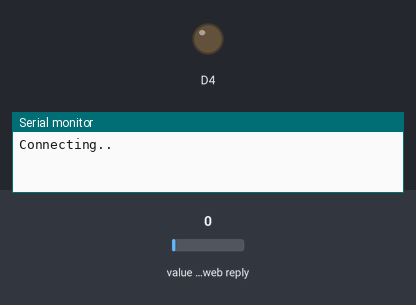
Bench run of a sketch on a simulated ESP8266 (NodeMCU). Parts: output pins drawn as LEDs (lit = HIGH), the last lines printed to the serial monitor. Inputs (shaded band) come from the test bench; at power-on: value in the web reply 0. WiFi joins after 1.5 s; servers stay silent unless stated; web services answer with replies made up by the test bench.

Above: at 0.1 s.
At 2.1 s:
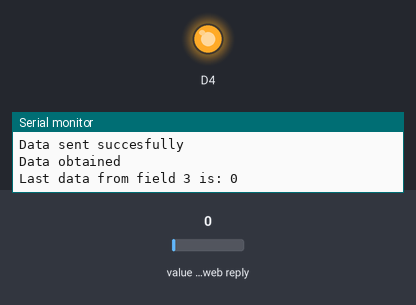
Timing chart, 0 to 3.6 s (numbered marks = the images above):
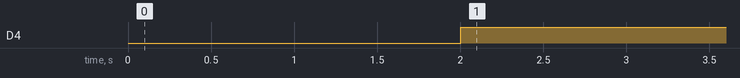

Measured:
- by itself, D4: LOW → HIGH at 2.0 s

The sketch:

esp8266-communication.ino
```cpp
#include <ESP8266WiFi.h>
#include <WiFiClient.h>
#include <ESP8266HTTPClient.h>
//https://api.thingspeak.com/update?api_key=BBCNFT8TL919MV0I&field1=0 for write
//https://api.thingspeak.com/channels/2808305/feeds.json?api_key=8ERR6GQF0PP4S2PQ&results=2 for read
const char* ssid = "Maales";
const char* password = "burkay04";

const char* channelID = "2808305";
const char* api_keyWrite = "BBCNFT8TL919MV0I";
const char* api_keyRead = "8ERR6GQF0PP4S2PQ";
const char* base_url = "http://api.thingspeak.com/";

WiFiClient client;
HTTPClient http;

void connectToWiFi();
void sendGetRequest(int field, int data);
String receiveGetRequest(int field);
void transmitter();
void receiver();

void setup() {
  Serial.begin(115200);
  pinMode(D4, OUTPUT);
  pinMode(D3, INPUT_PULLUP);
  connectToWiFi();
  sendGetRequest(3, 0); // send data to specified field

}

void loop() {
  //transmitter(); // to select the device mode
  receiver();  // comment one of them and upload the code to the board
  delay(16000);
}

void transmitter(){
  if (digitalRead(D3) == LOW){
    sendGetRequest(3,1);
    digitalWrite(D4, LOW);
  }
  else {
    sendGetRequest(3,0);
    digitalWrite(D4, HIGH);
  }
}

void receiver(){
  if(receiveGetRequest(3) == "1"){
    digitalWrite(D4, 0);
  }
  else {
    digitalWrite(D4, 1);
  }
}
void connectToWiFi() {
  WiFi.mode(WIFI_STA);
  WiFi.begin(ssid, password);
  Serial.print("Connecting");

  while (WiFi.status() != WL_CONNECTED) {
    Serial.print(".");
    delay(200);
  }

  Serial.println("\nWiFi connected");
  Serial.print("IP Address: ");
  Serial.println(WiFi.localIP());
  Serial.print("MAC Address: ");
  Serial.println(WiFi.macAddress());
}

/*
  This method sends data to the specified field at the cloud
*/
void sendGetRequest(int field, int data) {
  //https://api.thingspeak.com/update?api_key=BBCNFT8TL919MV0I&field1=0
  String url = String(base_url) + "update?api_key=" + api_keyWrite + "&field" + field + "=" + data;
  http.begin(client, url);
  int httpCode = http.GET();

  if (httpCode > 0) {
    Serial.println("Data sent succesfully");
  }
  else {
    Serial.println("Data couldnt be sent");
  }
  http.end();
}

/*
  This method takes a field number and prints the last value at the this specific field
*/
String receiveGetRequest(int field){
  //https://api.thingspeak.com/channels/2808305/feeds.json?api_key=8ERR6GQF0PP4S2PQ&results=2     Sample link

  String url = String(base_url) + "channels/"+ channelID+"/feeds.json?api_key=" + api_keyRead + "&results"+ "=1";
  http.begin(client, url);
  int httpCode = http.GET();

  if (httpCode > 0) {
    Serial.println("Data obtained");
    String response = http.getString().substring(http.getString().length()/2); //cutted from middle in order to eliminate insignificant part
    String header = "field" + String(field);
    int begin_index = response.indexOf(header)+ header.length() +3; // +3 for literals
    String result = "";
    for(int i = begin_index; response.charAt(i)!= '"';i++){
      result +=response.charAt(i);
    }

    Serial.println("Last data from field "+ String(field) + " is: "+ String(result));
    return String(result);
  }
  else {
    Serial.println("Data couldnt be obtained");
    return "";
  }
  http.end();
}
```
